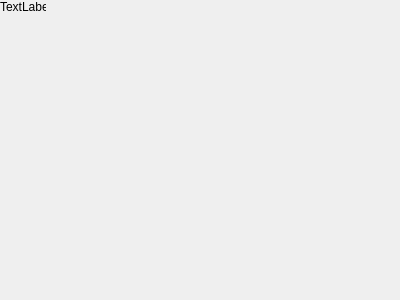
<?xml version="1.0" encoding="UTF-8"?>
<ui version="4.0">
 <class>Form</class>
 <widget class="QWidget" name="Form">
  <property name="geometry">
   <rect>
    <x>0</x>
    <y>0</y>
    <width>400</width>
    <height>300</height>
   </rect>
  </property>
  <property name="windowTitle">
   <string>Form</string>
  </property>
  <widget class="QLabel" name="label">
   <property name="geometry">
    <rect>
     <x>0</x>
     <y>0</y>
     <width>46</width>
     <height>13</height>
    </rect>
   </property>
   <property name="text">
    <string>TextLabel</string>
   </property>
  </widget>
 </widget>
 <resources/>
 <connections/>
</ui>
